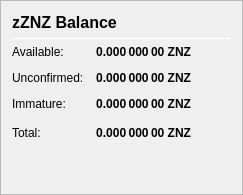
                   <widget class="QFrame" name="frame_ZerocoinBalances">
                    <property name="frameShape">
                     <enum>QFrame::StyledPanel</enum>
                    </property>
                    <property name="frameShadow">
                     <enum>QFrame::Raised</enum>
                    </property>
                    <layout class="QVBoxLayout" name="verticalLayout_7">
                     <item>
                      <layout class="QHBoxLayout" name="horizontalLayout_8" stretch="0,0,0">
                       <item>
                        <widget class="QLabel" name="label_5z_3">
                         <property name="minimumSize">
                          <size>
                           <width>0</width>
                           <height>20</height>
                          </size>
                         </property>
                         <property name="font">
                          <font>
                           <pointsize>12</pointsize>
                           <weight>75</weight>
                           <bold>true</bold>
                          </font>
                         </property>
                         <property name="text">
                          <string>zZNZ Balance</string>
                         </property>
                        </widget>
                       </item>
                       <item>
                        <spacer name="horizontalSpacer_11">
                         <property name="orientation">
                          <enum>Qt::Horizontal</enum>
                         </property>
                         <property name="sizeHint" stdset="0">
                          <size>
                           <width>40</width>
                           <height>20</height>
                          </size>
                         </property>
                        </spacer>
                       </item>
                      </layout>
                     </item>
                     <item>
                      <widget class="Line" name="line_ZerocoinBalance">
                       <property name="minimumSize">
                        <size>
                         <width>0</width>
                         <height>1</height>
                        </size>
                       </property>
                       <property name="maximumSize">
                        <size>
                         <width>16777215</width>
                         <height>1</height>
                        </size>
                       </property>
                       <property name="orientation">
                        <enum>Qt::Horizontal</enum>
                       </property>
                      </widget>
                     </item>
                     <item>
                      <layout class="QGridLayout" name="gridLayout_5">
                       <property name="spacing">
                        <number>12</number>
                       </property>
                       <item row="1" column="0">
                        <widget class="QLabel" name="labelzBalanceMatureText">
                         <property name="toolTip">
                          <string>Mature: more than 20 confirmation and more than 1 mint of the same denomination after it was minted.
These zZNZ are spendable.</string>
                         </property>
                         <property name="text">
                          <string>Available:</string>
                         </property>
                        </widget>
                       </item>
                       <item row="1" column="1">
                        <widget class="QLabel" name="labelzBalanceMature">
                         <property name="font">
                          <font>
                           <weight>75</weight>
                           <bold>true</bold>
                          </font>
                         </property>
                         <property name="toolTip">
                          <string>Mature: more than 20 confirmation and more than 1 mint of the same denomination after it was minted.
These zZNZ are spendable.</string>
                         </property>
                         <property name="text">
                          <string notr="true">0.000 000 00 ZNZ</string>
                         </property>
                         <property name="alignment">
                          <set>Qt::AlignRight|Qt::AlignTrailing|Qt::AlignVCenter</set>
                         </property>
                        </widget>
                       </item>
                       <item row="2" column="0">
                        <widget class="QLabel" name="labelzBalanceUnconfirmedText">
                         <property name="toolTip">
                          <string>Unconfirmed: less than 20 confirmations
Immature: confirmed, but less than 1 mint of the same denomination after it was minted</string>
                         </property>
                         <property name="text">
                          <string>Unconfirmed:</string>
                         </property>
                        </widget>
                       </item>
                       <item row="2" column="1">
                        <widget class="QLabel" name="labelzBalanceUnconfirmed">
                         <property name="font">
                          <font>
                           <weight>75</weight>
                           <bold>true</bold>
                          </font>
                         </property>
                         <property name="toolTip">
                          <string>Unconfirmed: less than 20 confirmations
Immature: confirmed, but less than 1 mint of the same denomination after it was minted</string>
                         </property>
                         <property name="text">
                          <string notr="true">0.000 000 00 ZNZ</string>
                         </property>
                         <property name="alignment">
                          <set>Qt::AlignRight|Qt::AlignTrailing|Qt::AlignVCenter</set>
                         </property>
                        </widget>
                       </item>
                       <item row="3" column="0">
                        <widget class="QLabel" name="labelzBalanceImmatureText">
                         <property name="toolTip">
                          <string>Unconfirmed: less than 20 confirmations
Immature: confirmed, but less than 1 mint of the same denomination after it was minted</string>
                         </property>
                         <property name="text">
                          <string>Immature:</string>
                         </property>
                        </widget>
                       </item>
                       <item row="3" column="1">
                        <widget class="QLabel" name="labelzBalanceImmature">
                         <property name="font">
                          <font>
                           <weight>75</weight>
                           <bold>true</bold>
                          </font>
                         </property>
                         <property name="toolTip">
                          <string>Unconfirmed: less than 20 confirmations
Immature: confirmed, but less than 1 mint of the same denomination after it was minted</string>
                         </property>
                         <property name="text">
                          <string notr="true">0.000 000 00 ZNZ</string>
                         </property>
                         <property name="alignment">
                          <set>Qt::AlignRight|Qt::AlignTrailing|Qt::AlignVCenter</set>
                         </property>
                        </widget>
                       </item>
                       <item row="4" column="0">
                        <widget class="QLabel" name="labelzBalanceText">
                         <property name="toolTip">
                          <string>Your current zZNZ balance, unconfirmed and immature zZNZ included.</string>
                         </property>
                         <property name="text">
                          <string>Total:</string>
                         </property>
                        </widget>
                       </item>
                       <item row="4" column="1">
                        <widget class="QLabel" name="labelzBalance">
                         <property name="font">
                          <font>
                           <weight>75</weight>
                           <bold>true</bold>
                          </font>
                         </property>
                         <property name="cursor">
                          <cursorShape>IBeamCursor</cursorShape>
                         </property>
                         <property name="toolTip">
                          <string>Your current zZNZ balance, unconfirmed and immature zZNZ included.</string>
                         </property>
                         <property name="text">
                          <string notr="true">0.000 000 00 ZNZ</string>
                         </property>
                         <property name="alignment">
                          <set>Qt::AlignRight|Qt::AlignTrailing|Qt::AlignVCenter</set>
                         </property>
                         <property name="textInteractionFlags">
                          <set>Qt::LinksAccessibleByMouse|Qt::TextSelectableByKeyboard|Qt::TextSelectableByMouse</set>
                         </property>
                        </widget>
                       </item>
                       <item row="4" column="2">
                        <spacer name="horizontalSpacer_4">
                         <property name="orientation">
                          <enum>Qt::Horizontal</enum>
                         </property>
                         <property name="sizeHint" stdset="0">
                          <size>
                           <width>40</width>
                           <height>20</height>
                          </size>
                         </property>
                        </spacer>
                       </item>
                      </layout>
                     </item>
                     <item>
                      <spacer name="verticalSpacer_4">
                       <property name="orientation">
                        <enum>Qt::Vertical</enum>
                       </property>
                       <property name="sizeHint" stdset="0">
                        <size>
                         <width>20</width>
                         <height>40</height>
                        </size>
                       </property>
                      </spacer>
                     </item>
                    </layout>
                   </widget>
